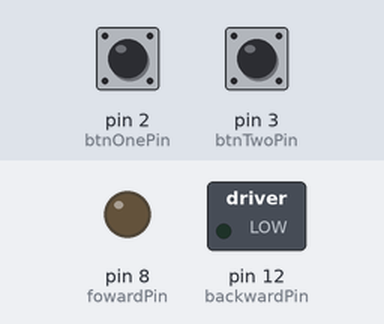
The sketch below on a simulated Arduino Uno, built with avr-gcc and run on an emulated ATmega328P. Parts: switched loads named in the sketch (green lamp = pin HIGH), output pins drawn as LEDs (lit = HIGH). Inputs (shaded band) come from the test bench; at power-on: pin 2 (btnOnePin) HIGH, pin 3 (btnTwoPin) HIGH.

Above: at 1.2 s.
1.3 s: pin 2 (btnOnePin) pulled LOW for 0.15 s
At 1.37 s:
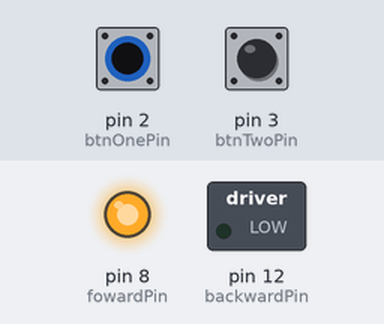
2.9 s: pin 3 (btnTwoPin) pulled LOW for 0.15 s
At 2.97 s:
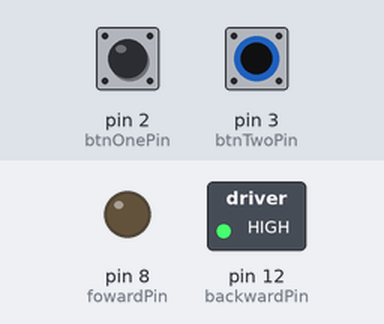
4.5 s: pin 3 (btnTwoPin) pulled LOW for 3.2 s
At 8.0 s:
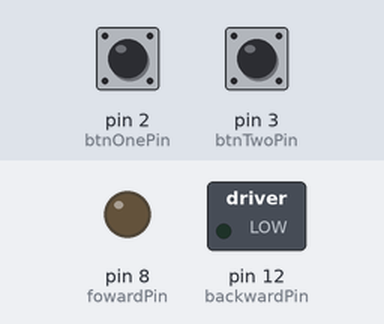
9.2 s: pin 2 (btnOnePin) pulled LOW for 3.2 s
At 10.3 s:
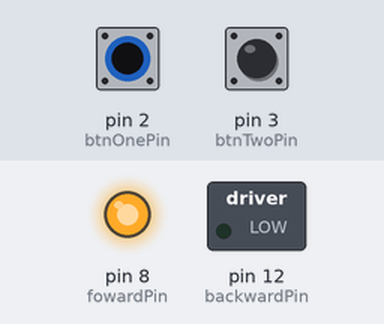
13.9 s: pin 2 (btnOnePin) driven LOW and pin 3 (btnTwoPin) driven LOW
At 15.1 s:
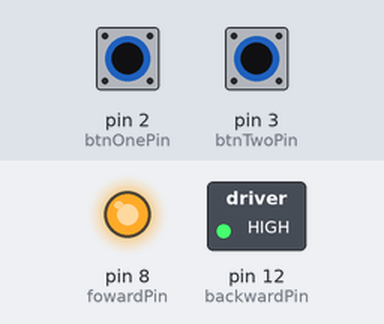
Timing chart, 0 to 16.4 s (numbered marks = the images above; inputs shaded):
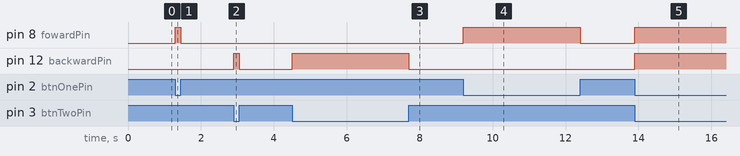

Measured:
- after the input at 1.3 s, pin 8 (fowardPin): LOW → HIGH at once, → LOW 0.15 s later
- after the input at 2.9 s, pin 12 (backwardPin): LOW → HIGH at once, → LOW 0.15 s later
- after the input at 4.5 s, pin 12 (backwardPin): LOW → HIGH at once, → LOW 3.2 s later
- after the input at 9.2 s, pin 8 (fowardPin): LOW → HIGH at once, → LOW 3.2 s later
- after the input at 13.9 s, pin 8 (fowardPin), pin 12 (backwardPin): LOW → HIGH at once

The sketch:

motorPonteH.ino
```cpp
int fowardPin = 8;
int backwardPin = 12;

int btnOnePin = 2;
int btnTwoPin = 3;
int btnOne;
int btnTwo;

void setup()
{
  pinMode(fowardPin, OUTPUT);
  pinMode(backwardPin, OUTPUT);
  pinMode(btnOnePin, INPUT_PULLUP);
  pinMode(btnTwoPin, INPUT_PULLUP);
}

void loop()
{
  btnOne = digitalRead(btnOnePin);
  btnTwo = digitalRead(btnTwoPin);

  if(btnOne == HIGH)
  {
    digitalWrite(fowardPin, LOW);
  }
  else
  {
    digitalWrite(fowardPin, HIGH);
  }

  if(btnTwo == HIGH)
  {
    digitalWrite(backwardPin, LOW);
  }
  else
  {
    digitalWrite(backwardPin, HIGH);
  }
}
```
